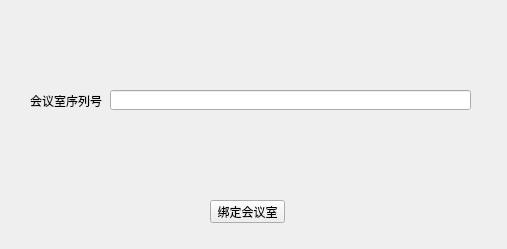
<?xml version="1.0" encoding="UTF-8"?>
<ui version="4.0">
 <class>Form</class>
 <widget class="QWidget" name="Form">
  <property name="geometry">
   <rect>
    <x>0</x>
    <y>0</y>
    <width>507</width>
    <height>249</height>
   </rect>
  </property>
  <property name="windowTitle">
   <string>Form</string>
  </property>
  <widget class="QPushButton" name="pushButton">
   <property name="geometry">
    <rect>
     <x>210</x>
     <y>200</y>
     <width>75</width>
     <height>23</height>
    </rect>
   </property>
   <property name="text">
    <string>绑定会议室</string>
   </property>
  </widget>
  <widget class="QLabel" name="label">
   <property name="geometry">
    <rect>
     <x>30</x>
     <y>90</y>
     <width>81</width>
     <height>21</height>
    </rect>
   </property>
   <property name="text">
    <string>会议室序列号</string>
   </property>
  </widget>
  <widget class="QLineEdit" name="lineEdit">
   <property name="geometry">
    <rect>
     <x>110</x>
     <y>90</y>
     <width>361</width>
     <height>20</height>
    </rect>
   </property>
  </widget>
 </widget>
 <resources/>
 <connections/>
</ui>
